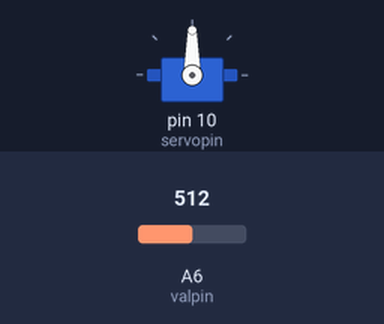
Simulated run of this sketch. Board: Arduino Nano, built with avr-gcc and run on an emulated ATmega328P. On the bench: servo. Inputs (shaded band) come from the test bench; at power-on: A6 (valpin) = 512.

Above: at 1.6 s.
1.7 s: A6 (valpin) set to 548
3.2 s: A6 (valpin) set to 575
At 3.66 s:
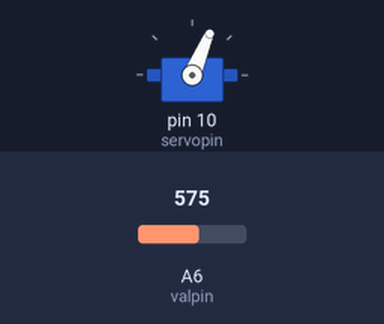
At 5.4 s:
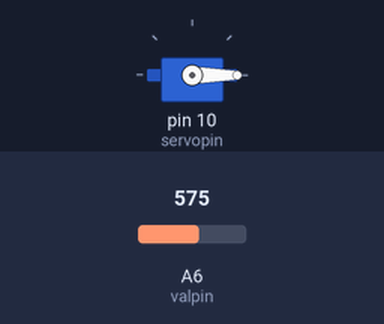
6.2 s: A6 (valpin) set to 474
7.7 s: A6 (valpin) set to 447
At 8.49 s:
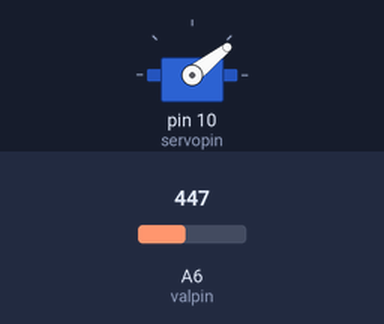
10.7 s: A6 (valpin) set to 900
12.5 s: A6 (valpin) set to 306
At 13.8 s:
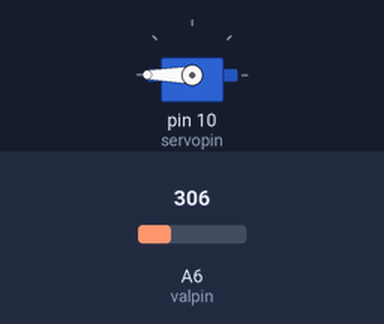
Timing chart, 0 to 15.5 s (numbered marks = the images above; inputs shaded):
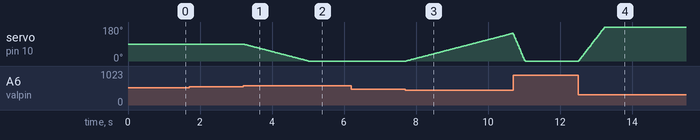

The sketch:

Photoresistor_Test.ino
```cpp
#include <Servo.h>
Servo myservo;
int val;
int valpin = A6;
int servopin = 10;
int cal;
int deadband=50;
float x;
int pos;
float kp=0.025;
int response_time = 20;

void setup() {
  // put your setup code here, to run once:
pinMode(valpin,INPUT);
pinMode(servopin,OUTPUT);
delay(200);
cal = analogRead(valpin);
delay(200);
myservo.attach(10);
myservo.write(90);
pos=90;

}

void loop() {
  // put your main code here, to run repeatedly:
val = analogRead(valpin);
if(val<cal-deadband){
  if(pos<=180){
    pos=pos+floor((abs(val-cal)*kp));
  }
}
if(val>cal+deadband){
  if(pos>=0){
    pos=pos-floor((abs(val-cal)*kp));
  }
}
myservo.write(pos);

delay(response_time);
}
```

Measured:
- the behaviour switches between 562 and 563 on A6 (valpin) (found by bisection; images 0 and 1)
- the behaviour switches between 462 and 461 on A6 (valpin) (found by bisection; images 2 and 3)
- after the input at 1.7 s, every drawn part: stays the same
- after the input at 3.2 s, servo on pin 10 (servopin): moves from 90° to 0° over 1.8 s, starting at once
- after the input at 6.2 s, every drawn part: stays the same
- after the input at 7.7 s, servo on pin 10 (servopin): moves from 0° to 147° over 3.0 s, starting at once
- after the input at 12.5 s, servo on pin 10 (servopin): moves from 0° to 180° over 0.73 s, starting at once
